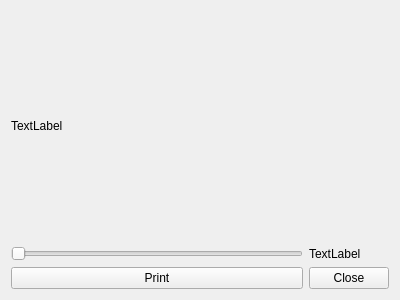
<?xml version="1.0" encoding="UTF-8"?>
<ui version="4.0">
 <class>picturedetailWidget</class>
 <widget class="QFrame" name="picturedetailWidget">
  <property name="geometry">
   <rect>
    <x>0</x>
    <y>0</y>
    <width>400</width>
    <height>300</height>
   </rect>
  </property>
  <property name="windowTitle">
   <string>Frame</string>
  </property>
  <layout class="QGridLayout" name="gridLayout">
   <item row="2" column="1">
    <widget class="QPushButton" name="btnPrint">
     <property name="text">
      <string>Print</string>
     </property>
    </widget>
   </item>
   <item row="0" column="1">
    <widget class="QLabel" name="lblPicture">
     <property name="text">
      <string>TextLabel</string>
     </property>
    </widget>
   </item>
   <item row="2" column="2">
    <widget class="QPushButton" name="btnClose">
     <property name="text">
      <string>Close</string>
     </property>
    </widget>
   </item>
   <item row="1" column="1">
    <widget class="QSlider" name="sliderCopies">
     <property name="pageStep">
      <number>1</number>
     </property>
     <property name="orientation">
      <enum>Qt::Horizontal</enum>
     </property>
    </widget>
   </item>
   <item row="1" column="2">
    <widget class="QLabel" name="lblCopies">
     <property name="text">
      <string>TextLabel</string>
     </property>
    </widget>
   </item>
  </layout>
 </widget>
 <resources/>
 <connections/>
</ui>
